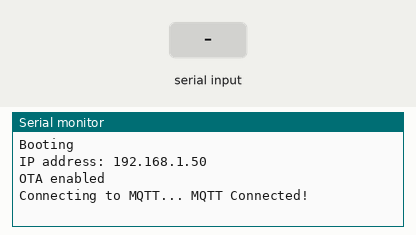
Simulated run of this sketch. Board: ESP8266 (NodeMCU). Shown: the last lines printed to the serial monitor. The inputs (shaded band) are chosen by the test bench. WiFi joins after 1.5 s; servers stay silent unless stated; no MQTT or app messages arrive unless stated.

Above: at 2.7 s.
2.8 s: "90,45\n" received over the second serial link
At 3.5 s:
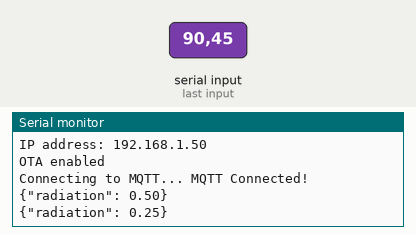
4.3 s: "30,150\n" received over the second serial link
At 4.7 s:
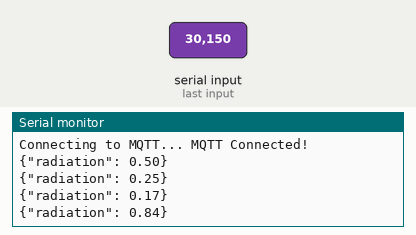
Timing chart, 0 to 7.3 s (numbered marks = the images above; inputs shaded):
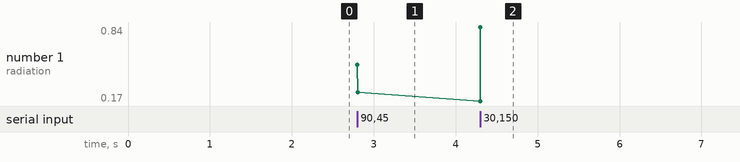

Measured:
- after the input at 2.8 s, the serial monitor: prints a new line at once (image 1)
- after the input at 4.3 s, the serial monitor: prints a new line at once (image 2)
- plotted number 1: 0.25 → 0.84 after the input at 4.3 s

The sketch:

HASSGeigerIntegration.ino
```cpp
#include <ESP8266WiFi.h>
#include <ESP8266mDNS.h>
#include <WiFiUdp.h>
#include <ArduinoOTA.h>
#include <SoftwareSerial.h>
#include "Adafruit_MQTT.h"
#include "Adafruit_MQTT_Client.h"


#define ENABLE_OTA // comment this line if you don't want OTA

#define STASSID "ssid" // Replace with your WIFI SSID
#define STAPSK  "pass" // Replace with your WIFI password
#define SKETCHPASS "thepass" // OTA upload protection ;replace with your own
#define MQTT_SERVER "broker.hivemq.com" // replace with yout MQTT server if needed, broker.hivemq.com is a free MQTT broker
#define CPM_TO_MICROSIEVERTS 0.0056 // for SBM-20 geiger tube

const char* ssid = STASSID;
const char* password = STAPSK;

SoftwareSerial geigerCounter(13, 15);
WiFiClient client;
Adafruit_MQTT_Client mqtt(&client, MQTT_SERVER, 1883);
Adafruit_MQTT_Publish radiationTopic = Adafruit_MQTT_Publish(&mqtt, "ha/radiation");


void setup() {
    Serial.begin(9600);
    geigerCounter.begin(9600);
    Serial.println("Booting");
    WiFi.mode(WIFI_STA);
    WiFi.begin(ssid, password);
    #ifdef ENABLE_OTA
    startOTA();
    Serial.println("OTA enabled");
    #endif
}

void loop() {
    #ifdef ENABLE_OTA
    ArduinoOTA.handle();
    #endif
    MQTT_connect();
    if (geigerCounter.available()) {
        handleNewReading(geigerCounter.parseInt());
    }
}

void handleNewReading(int reading) {
    if (reading == 0) {
        return;// parseInt bug
    }
    char buf[50];
    String message = "{\"radiation\": " + String(reading * CPM_TO_MICROSIEVERTS) + "}";
    Serial.println(message);
    message.toCharArray(buf, message.length() + 1);
    radiationTopic.publish(buf);
}

void MQTT_connect() {
    int8_t ret;
    if (mqtt.connected()) {
      return;
    }
    Serial.print("Connecting to MQTT... ");

    while ((ret = mqtt.connect()) != 0) { // connect will return 0 for connected
         Serial.println(mqtt.connectErrorString(ret));
         Serial.println("Retrying MQTT connection in 5 seconds...");
         mqtt.disconnect();
         delay(5000);
    }
    Serial.println("MQTT Connected!");
}

void startOTA() {
    while (WiFi.waitForConnectResult() != WL_CONNECTED) {
      Serial.println("Connection Failed! Rebooting...");
      delay(5000);
      ESP.restart();
    }
    ArduinoOTA.setPassword(SKETCHPASS);
    ArduinoOTA.onStart([]() {
        String type;
        if (ArduinoOTA.getCommand() == U_FLASH) {
          type = "sketch";
        } else { // U_FS
          type = "filesystem";
        }
        Serial.println("Start updating " + type);
    });
    ArduinoOTA.onEnd([]() {
        Serial.println("\nEnd");
    });
    ArduinoOTA.onProgress([](unsigned int progress, unsigned int total) {
        Serial.printf("Progress: %u%%\r", (progress / (total / 100)));
    });
    ArduinoOTA.onError([](ota_error_t error) {
        Serial.printf("Error[%u]: ", error);
        if (error == OTA_AUTH_ERROR) {
          Serial.println("Auth Failed");
        } else if (error == OTA_BEGIN_ERROR) {
          Serial.println("Begin Failed");
        } else if (error == OTA_CONNECT_ERROR) {
          Serial.println("Connect Failed");
        } else if (error == OTA_RECEIVE_ERROR) {
          Serial.println("Receive Failed");
        } else if (error == OTA_END_ERROR) {
          Serial.println("End Failed");
        }
    });
    ArduinoOTA.begin();
    Serial.print("IP address: ");
    Serial.println(WiFi.localIP());
}
```
